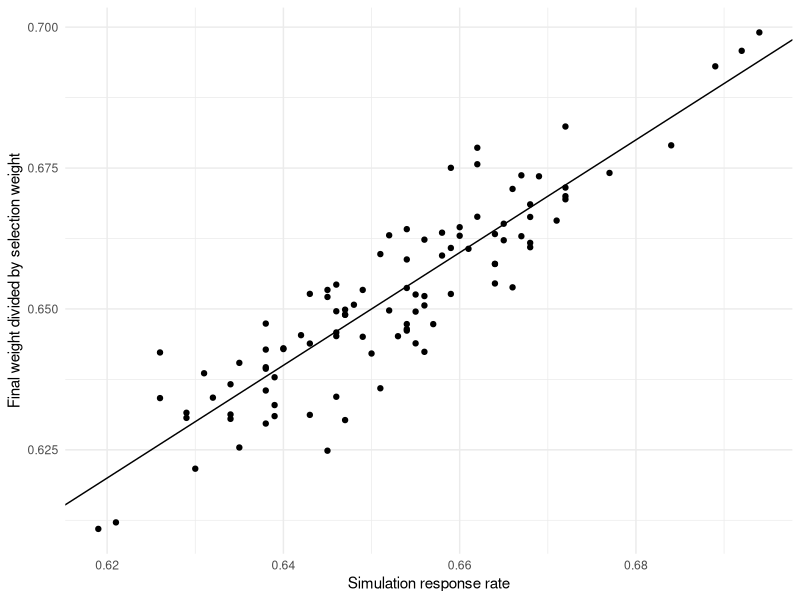
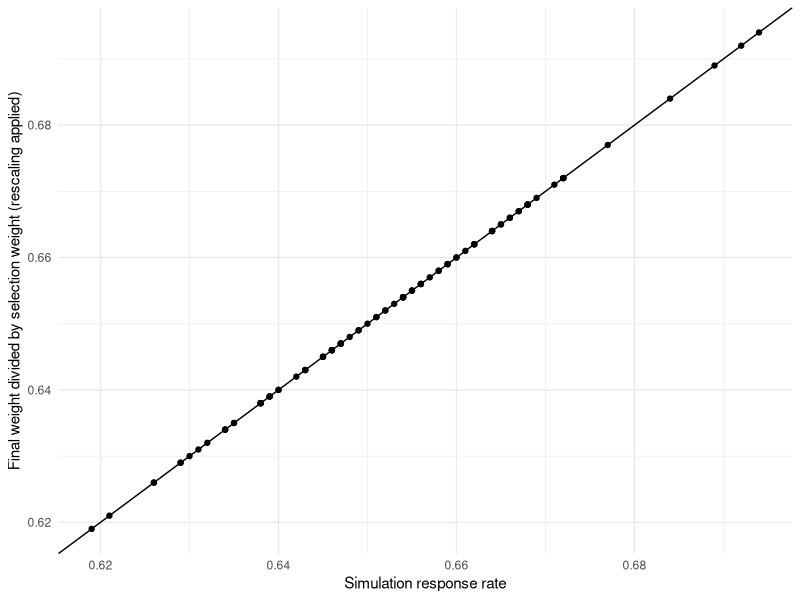
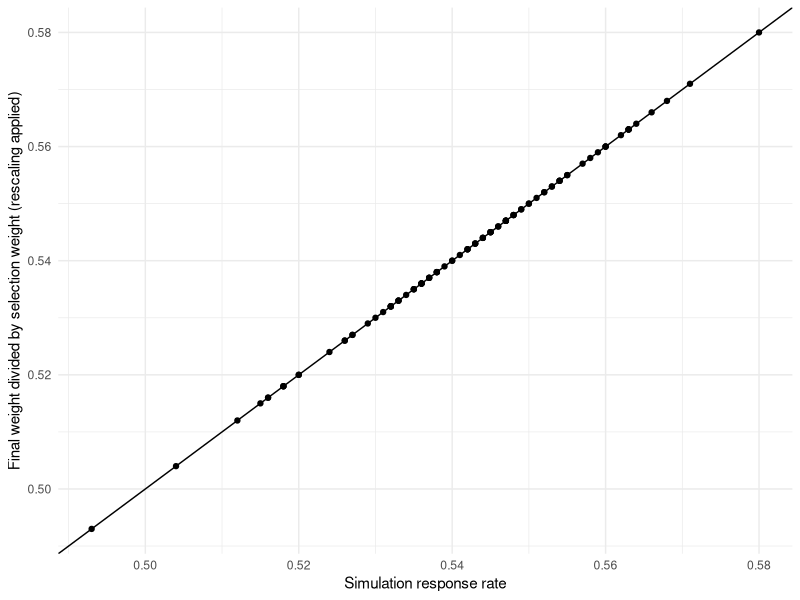
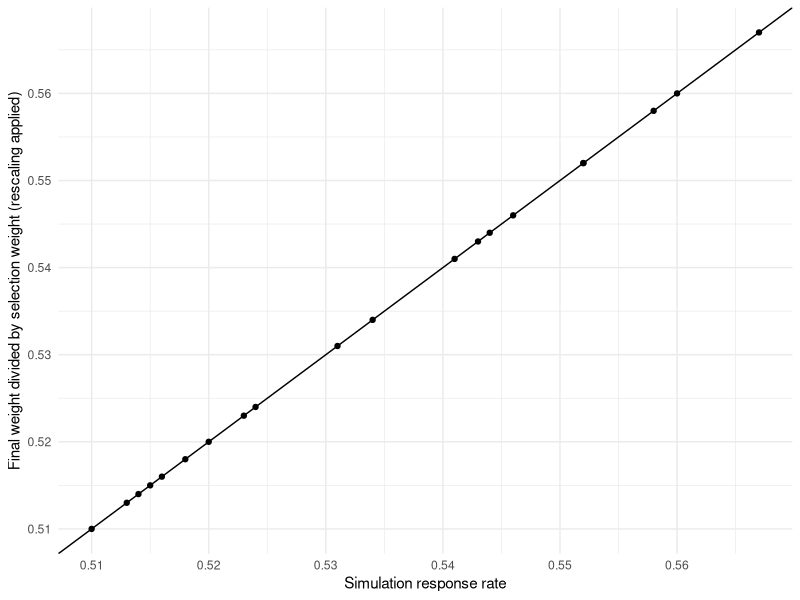

Here is the R script that generated these plots, in order:
## ---- chunk 1
knitr::opts_chunk$set(echo = TRUE)
## ---- chunk 2
options(scipen=9999)


simRR <- function(pop.n, poor.rr, rich.rr, sample.n, big.hh.rich = F) {
  hhs <- sample(1:pop.n, replace = T)
  hhs <- as.numeric(factor(hhs))
  hh.sizes <- table(hhs)[as.character(hhs)]
  
  if(big.hh.rich) {
    wealth <- ifelse(rbinom(size = 1 , prob = (1 - (1 / hh.sizes)), n=pop.n), "Rich", "Poor")
  } else {
    wealth <- ifelse(rbinom(size = 1 , prob = 0.5, n=pop.n), "Rich", "Poor")
  }
  
  
  sampled.hh <- sample(unique(hhs), sample.n, replace = F)
  sampled.people <- c()
  for(ii in sampled.hh){
    sampled.people <- c(sampled.people, sample(rep(which(hhs==ii), 2), 1))
  }
  
  wealth.sampled <- wealth[sampled.people]
  respondents <- sampled.people[
    (wealth.sampled=="Poor") & (rbinom(n=sample.n, prob = poor.rr, size = 1)==1) | 
      (wealth.sampled=="Rich") & (rbinom(n=sample.n, prob = rich.rr, size = 1)==1)]
  
  prop.table(table(wealth[respondents]))
  respondent.hh.size <- table(hhs)[as.character(hhs[respondents])]
  probability.selection <- (sample.n / length(unique(hhs))) * 
    (1/ respondent.hh.size)
  
  poor.rr.obs <- sum(wealth[respondents]=="Poor") / sum(wealth.sampled=="Poor")
  
  probability.response <- probability.selection * 
    ifelse(wealth[respondents]=="Rich", rich.rr, poor.rr.obs)
  
  weights <- (1 / probability.response)
  selection.weights <- (1 / probability.selection)
  
  scaled.weights <- weights / mean(weights)
  scaled.selection.weights <- selection.weights / mean(selection.weights)
  ratios <- scaled.weights / scaled.selection.weights
  ratios2 <- weights / (selection.weights) 
  ratios3 <- ratios / mean(ratios)
  actual.rr <- length(respondents) / sample.n
  
  out <- list(scaled.weights = scaled.weights, 
              scaled.selection.weights = scaled.selection.weights, 
              ratios = ratios, ratios2 = ratios2,
              ratios3 = ratios3,
              actual.rr = actual.rr)
  return(out)
}

output <- simRR(pop.n = 10000, poor.rr = 0.3, rich.rr = 1, sample.n = 1000, big.hh.rich = F)
## ---- chunk 3
output2 <- replicate(100, simRR(pop.n = 10000, poor.rr = 0.3, rich.rr = 1, sample.n = 1000, big.hh.rich = F), simplify = F)
library(ggplot2)
sims <- data.frame(ratio = sapply(output2, function(x) min(x$ratios)), 
           rr = sapply(output2, function(x) min(x$actual.rr)),
           ratioadj = sapply(output2, function(x) min(x$ratios3)))

ggplot(sims, aes(x = rr, y = ratio)) + geom_point() + geom_abline() + theme_minimal()+ 
  xlab("Simulation response rate") + ylab("Final weight divided by selection weight")

## ---- chunk 4
all(sapply(output2, function(x) mean(x$scaled.weights))==1)
## ---- chunk 5
all(round(sapply(output2, function(x) mean(x$scaled.selection.weights)), 10)==1)
## ---- chunk 6
set.seed(1298)
A <- abs(rnorm(1000))
B <- abs(rnorm(1000))
A <- A / mean(A)
B <- B / mean(B)
mean(A/B)
## ---- chunk 7
ggplot(sims, aes(x = rr, y = ratioadj)) + geom_point() + geom_abline()+ 
  xlab("Simulation response rate") + 
  ylab("Final weight divided by selection weight (rescaling applied)") + 
  theme_minimal()
## ---- chunk 8
output3 <- replicate(100, simRR(pop.n = 10000, poor.rr = 0.4, 
                                rich.rr = 1, sample.n = 1000, big.hh.rich = T), simplify = F)
library(ggplot2)
sims3 <- data.frame(ratio = sapply(output3, function(x) min(x$ratios)), 
           rr = sapply(output3, function(x) min(x$actual.rr)),
           ratioadj = sapply(output3, function(x) min(x$ratios3)))
## ---- chunk 9
ggplot(sims3, aes(x = rr, y = ratioadj)) + geom_point() + geom_abline()+ 
  xlab("Simulation response rate") + 
  ylab("Final weight divided by selection weight (rescaling applied)") + 
  theme_minimal()
## ---- chunk 10
output4 <- replicate(20, simRR(pop.n = 100000, poor.rr = 0.4, 
                                rich.rr = 1, sample.n = 1000, big.hh.rich = T), simplify = F)
library(ggplot2)
sims4 <- data.frame(ratio = sapply(output4, function(x) min(x$ratios)), 
           rr = sapply(output4, function(x) min(x$actual.rr)),
           ratioadj = sapply(output4, function(x) min(x$ratios3)))
## ---- chunk 11
ggplot(sims4, aes(x = rr, y = ratioadj)) + geom_point() + geom_abline()+ 
  xlab("Simulation response rate") + 
  ylab("Final weight divided by selection weight (rescaling applied)") + 
  theme_minimal()
